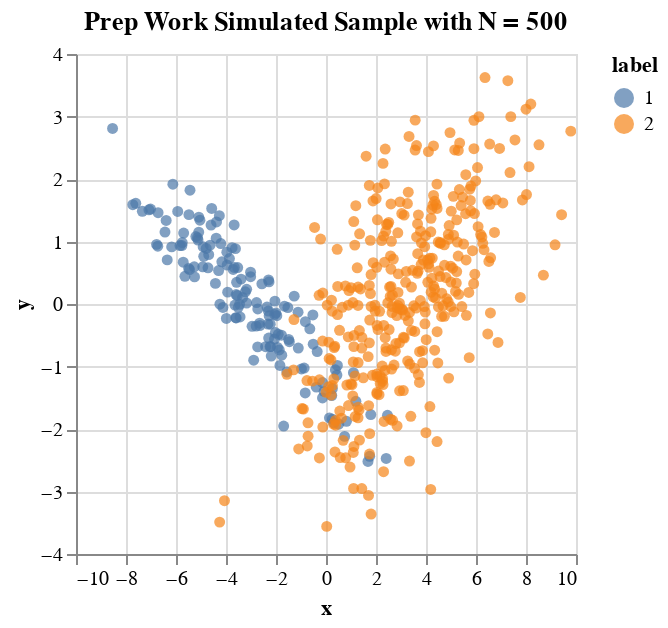

Notebook source saved alongside this figure:
### Markdown cell above
### 1. Preparatory Lab Work and Modeling

Questions 1 and 4 of this section are provided in our lab report. Here, we provide figures for the simulated sample with the asked parameters (questions 2 & 3), and for the unistroke letter A data.

### Code cell
x,y = np.random.multivariate_normal([-3,0], [[5,-2],[-2,1]], size = 150).T
x2, y2 = np.random.multivariate_normal([3,0], [[5,2],[2,2]], 350).T

util.plot(util.df_fromarr(x = list(x) + list(x2),\
                        y = list(y) + list(y2),\
                        label = [1]*150 +[2]*350),"Prep Work Simulated Sample with N = 500")

### Figure 1 — Vega-Lite specification as saved in the notebook (floating-point values rounded to 4 significant figures; data arrays with more than 128 entries replaced by an {"elided": "..."} marker saying what was removed)
{"$schema": "https://vega.github.io/schema/vega-lite/v3.4.0.json", "config": {"mark": {"tooltip": null}, "view": {"height": 300, "width": 400}}, "data": {"name": "data-0c0261b260d637071f3584c8f575056a"}, "datasets": {"data-0c0261b260d637071f3584c8f575056a": {"elided": "500 records"}}, "encoding": {"color": {"field": "label", "type": "nominal"}, "x": {"field": "x", "type": "quantitative"}, "y": {"field": "y", "type": "quantitative"}}, "height": 250, "mark": {"filled": true, "type": "point"}, "selection": {"selector001": {"bind": "scales", "encodings": ["x", "y"], "type": "interval"}}, "title": "Prep Work Simulated Sample with N = 500", "width": 250}
